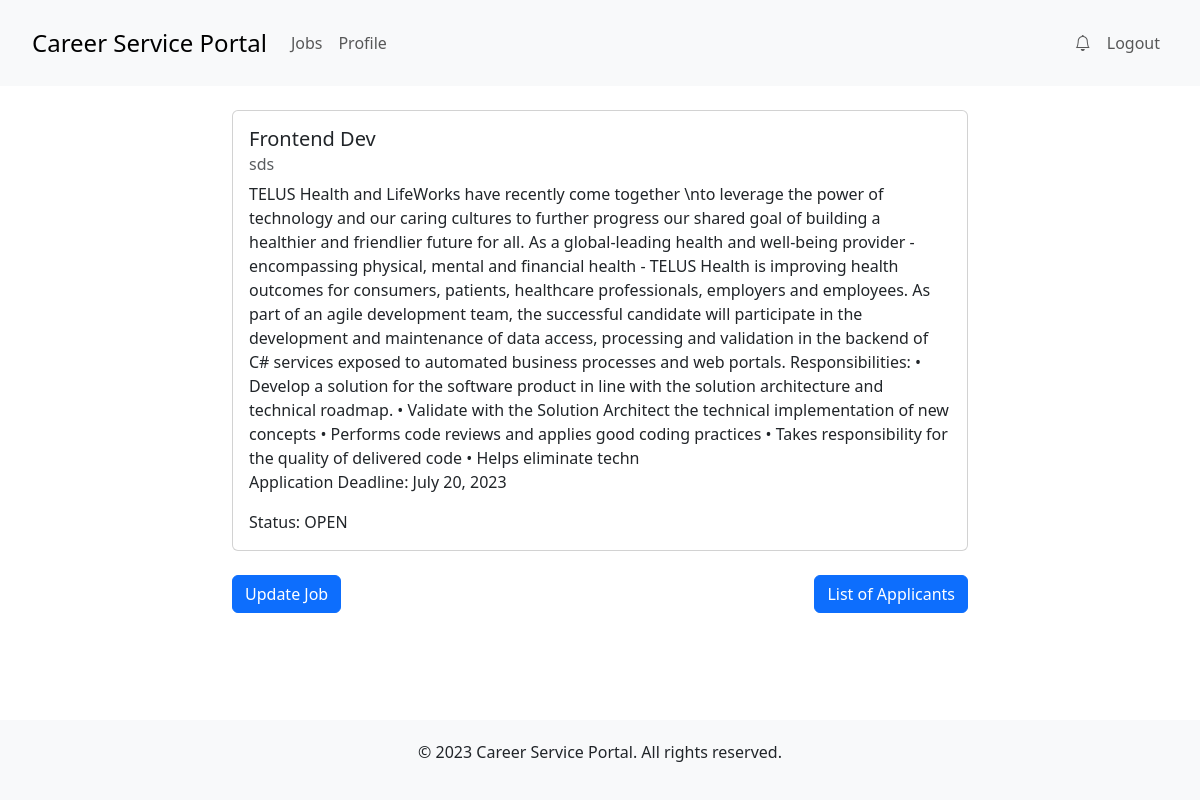
Screenshot of /employer/viewJob/7/ (signed in) with the database file from the repository.
### employer/models.py (models this page shows, shortened)
class Job(models.Model):
    position=models.CharField(max_length=255)
    description = models.TextField()
    applicationDeadline = models.DateField()
    status=models.CharField(max_length=255)
    employer = models.ForeignKey(Employer, on_delete=models.CASCADE)

class Employer(models.Model):
    userID = models.ForeignKey(User, on_delete=models.CASCADE)
    companyName = models.CharField(max_length=255)
    companyEmail = models.EmailField()
    firstName = models.CharField(max_length=255)
    lastName = models.CharField(max_length=255)
    phone = models.CharField(max_length=255)

### employer/views.py (the view)
# urls.py: path('viewJob/<int:job_id>/', views.view_job, name='view_job'),
def view_job(request, job_id):
    employer = check_login(request)
    if employer is None:
        return HttpResponseRedirect('/')
    try:
        job = Job.objects.get(pk=job_id, employer=employer)
    except Job.DoesNotExist:
        return HttpResponseRedirect('/employer/viewJobs')
    context = {
        'job': job,
    }
    return render(request, 'employer/view_job.html', context)

### employer/views.py (called while the page is built)
def check_login(request):
    if 'e_id' in request.session:
        e_id = request.session['e_id']
        try:
            employer = Employer.objects.get(pk=e_id)
            return employer
        except Employer.DoesNotExist:
            return None
    return None

### templates/employer/view_job.html
{% extends "shared/base.html" %}
{% block content %}
<div class="container">
  <div class="row justify-content-center">
    <div class="col-md-8">
      <div class="card mt-4">
        <div class="card-body">
          <h5 class="card-title">{{ job.position }}</h5>
          <h6 class="card-subtitle mb-2 text-muted">{{ job.employer.companyName }}</h6>
          {% for line in job.description.splitlines %}
            <p class="card-text" style="margin-bottom: 0;">{{ line }}</p>
          {% endfor %}
          <p class="card-text">Application Deadline: {{ job.applicationDeadline }}</p>
          <p class="card-text">Status: {{ job.status }}</p>
        </div>
      </div>
    </div>
  </div>
</div>
<div class="container mt-4">
  <div class="row justify-content-center">
    <div class="col-md-8 d-flex justify-content-between">
      <a href="/employer/updateJob/{{ job.id }}" class="btn btn-primary">Update Job</a>
      <a href="/employer/browseCandidates/{{ job.id }}" class="btn btn-primary ml-2">List of Applicants</a>
    </div>
  </div>
</div>
{% endblock %}

### templates/shared/base.html (style rules this page uses)
html, body { height: 100%; }
body { display: flex; flex-direction: column; }
.container { flex: 1; }

### rows the page displays
Job: position "Frontend Dev", employer.companyName "sds", splitlines "TELUS Health and LifeWorks have recently come together \\nto leverage the power of technology and our caring cultures to further progress our shared goal of building a healthier and friendlier future for all. As a global-leading health and well-being provider - encompassing physical, mental and financial health - TELUS Health is improving health outcomes for consumers, patients, healthcare professionals, employers and employees. As part of an agile development team, the successful candidate will participate in the development and maintenance of data access, processing and validation in the backend of C# services exposed to automated business processes and web portals. Responsibilities: •…", applicationDeadline "July 20, 2023", status "OPEN"
